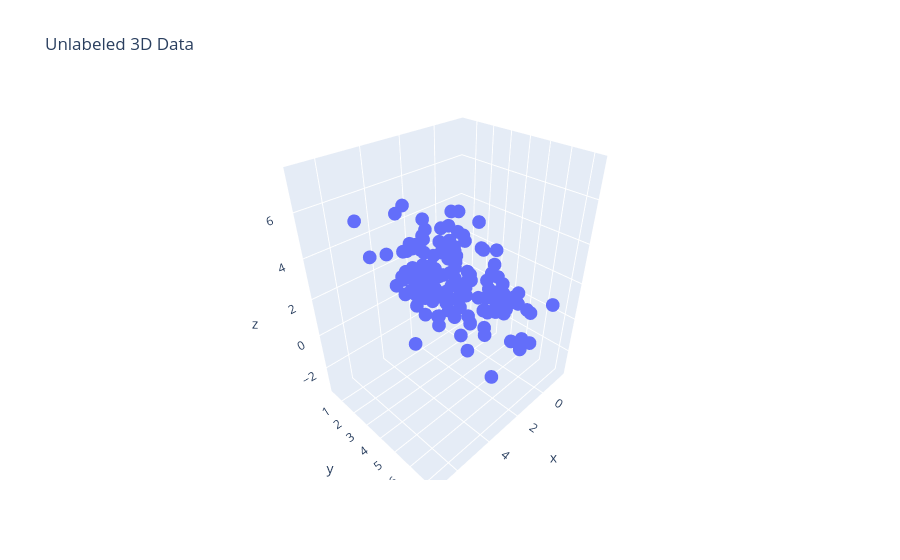
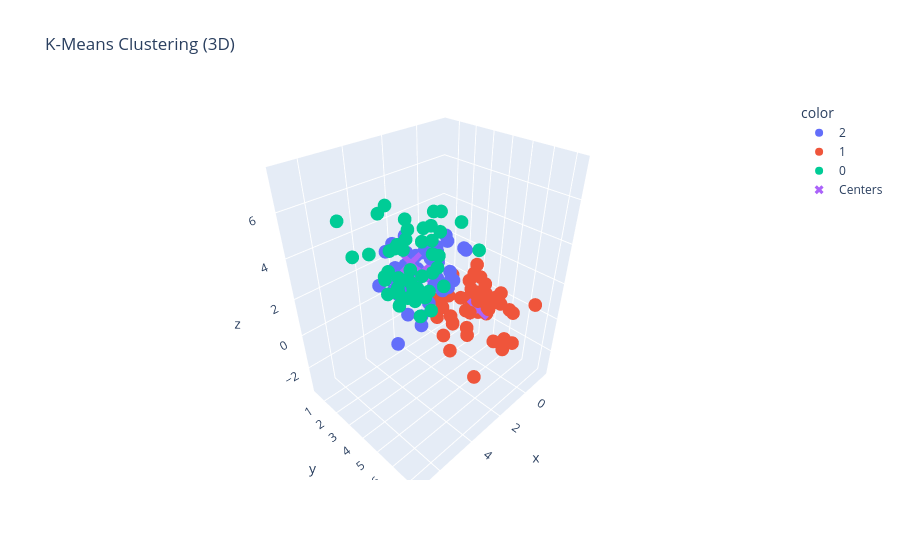

Notebook code for these charts, in order:
### Markdown cell above
<a class="anchor" id="lib"></a>
## 2.8 K-medoids library

```python
# 1. Import K-Medoids (scikit-learn-extra)
# pip install scikit-learn-extra (if not installed)
from sklearn_extra.cluster import KMedoids

# 2. Basic K-Medoids Model
kmedoids = KMedoids(
    n_clusters=3, # number of clusters K
    metric="euclidean", # distance metric ("euclidean", "manhattan", etc.)
    init="k-medoids++", # initialization ("random", "heuristic", "k-medoids++")
    max_iter=300,
    random_state=1125
)

labels = kmedoids.fit_predict(X) # cluster assignments
medoids = kmedoids.cluster_centers_ # medoids (actual data points)


# 3. Visualize Clusters (2D)
import matplotlib.pyplot as plt

plt.scatter(X[:, 0], X[:, 1], c=labels)
plt.scatter(medoids[:, 0], medoids[:, 1], marker="x")  # medoids
plt.title("K-Medoids Clustering")
plt.show()


# 4. Evaluate Different K (using inertia-like cost)
costs = []

K_range = range(1, 10)
for k in K_range:
    km = KMedoids(n_clusters=k, random_state=42)
    km.fit(X)
    costs.append(km.inertia_)  # sum of distances to medoids

plt.plot(K_range, costs, marker="o")
plt.xlabel("Number of clusters (K)")
plt.ylabel("Total distance (cost)")
plt.title("Elbow-like Method for K-Medoids")
plt.show()


# 5. Silhouette Score (cluster quality)
from sklearn.metrics import silhouette_score

for k in range(2, 7):
    km = KMedoids(n_clusters=k, random_state=42)
    labels_k = km.fit_predict(X)
    score = silhouette_score(X, labels_k)
    print(f"K={k}, Silhouette Score={score:.3f}")


# 6. Standardization (important!)
from sklearn.preprocessing import StandardScaler

scaler = StandardScaler()
X_scaled = scaler.fit_transform(X)

kmedoids_scaled = KMedoids(n_clusters=3, random_state=42)
labels_scaled = kmedoids_scaled.fit_predict(X_scaled)


# 7. Pipeline (with preprocessing)
from sklearn.pipeline import Pipeline

pipeline = Pipeline([
    ("scaler", StandardScaler()),
    ("kmedoids", KMedoids(n_clusters=3, random_state=42))
])

labels_pipeline = pipeline.fit_predict(X)


# 8. Compare Distance Metrics
for metric in ["euclidean", "manhattan", "cosine"]:
    km = KMedoids(n_clusters=3, metric=metric, random_state=42)
    labels_m = km.fit_predict(X)
    print(f"Metric={metric}, Cost={km.inertia_:.2f}")


# 9. Predict Cluster for New Data
new_points = [[0, 0], [5, 5]]
predictions = kmedoids.predict(new_points)


# 10. Compare Different K Values
for k in [2, 3, 4, 5]:
    km = KMedoids(n_clusters=k, random_state=42)
    labels_k = km.fit_predict(X)
    print(f"K={k}, Cost={km.inertia_:.2f}")


# 11. Toy Example
from sklearn.datasets import make_blobs

X, y = make_blobs(
    n_samples=100,
    centers=3,
    n_features=2,
    random_state=1415
)

kmedoids = KMedoids(n_clusters=3, random_state=42)
labels = kmedoids.fit_predict(X)

plt.scatter(X[:, 0], X[:, 1], c=labels)
plt.scatter(kmedoids.cluster_centers_[:, 0],
            kmedoids.cluster_centers_[:, 1],
            marker="x")
plt.title("Toy Data K-Medoids")
plt.show()


# 12. Key Attributes
print("Medoids:\n", kmedoids.cluster_centers_)
print("Labels:\n", kmedoids.labels_[:10])
print("Cost (sum of distances):", kmedoids.inertia_)


# 13. Notes
# - Uses real data points as cluster centers (medoids)
# - More robust to outliers than K-Means
# - Works with arbitrary distance metrics (incl. categorical data)
# - Slower than K-Means (more computationally expensive)
# - Depends on initialization -> may reach local optimum
# - Choose K via silhouette or elbow-like method
```

### Code cell
# Create 3D toy data
np.random.seed(1508)

X1 = np.random.randn(50, 3) + np.array([2, 2, 2])
X2 = np.random.randn(50, 3) + np.array([5, 5, 5])
X3 = np.random.randn(50, 3) + np.array([0, 4, 0])

X = np.vstack([X1, X2, X3])

# Plot unlabeled data (3D)
fig1 = px.scatter_3d(x=X[:, 0],y=X[:, 1],z=X[:, 2],title="Unlabeled 3D Data")
fig1.show()

# Run K-Means
kmeans = KMeans(n_clusters=3, random_state=42)
labels = kmeans.fit_predict(X)
centers = kmeans.cluster_centers_

sil_score = silhouette_score(X, labels)
print("Silhouette Score:", sil_score)

# Plot labeled data (3D)
fig2 = px.scatter_3d(x=X[:, 0],y=X[:, 1],z=X[:, 2],color=labels.astype(str),title="K-Means Clustering (3D)")

# add cluster centers
fig2.add_scatter3d(x=centers[:, 0],y=centers[:, 1],z=centers[:, 2],mode="markers",marker=dict(size=8, symbol="x"),name="Centers")
fig2.show()

### Figure 1 — Plotly figure (JSON) as saved in the notebook; plotly's stock layout.template omitted (floating-point values rounded to 4 significant figures; data arrays with more than 128 entries replaced by an {"elided": "..."} marker saying what was removed)
{"data": [{"hovertemplate": "x=%{x}<br>y=%{y}<br>z=%{z}<extra></extra>", "legendgroup": "", "marker": {"color": "#636efa", "symbol": "circle"}, "mode": "markers", "name": "", "scene": "scene", "showlegend": false, "type": "scatter3d", "x": {"elided": "150 float values"}, "y": {"elided": "150 float values"}, "z": {"elided": "150 float values"}}], "layout": {"legend": {"tracegroupgap": 0}, "scene": {"domain": {"x": [0, 1], "y": [0, 1]}, "xaxis": {"title": {"text": "x"}}, "yaxis": {"title": {"text": "y"}}, "zaxis": {"title": {"text": "z"}}}, "title": {"text": "Unlabeled 3D Data"}}}

### Figure 2 — Plotly figure (JSON) as saved in the notebook; plotly's stock layout.template omitted (floating-point values rounded to 4 significant figures)
{"data": [{"hovertemplate": "color=2<br>x=%{x}<br>y=%{y}<br>z=%{z}<extra></extra>", "legendgroup": "2", "marker": {"color": "#636efa", "symbol": "circle"}, "mode": "markers", "name": "2", "scene": "scene", "showlegend": true, "type": "scatter3d", "x": [1.087, 2.212, 1.821, 1.818, 3.025, 1.93, 2.444, 3.603, 1.82, 3.178, 0.848, 0.1399, 3.687, 1.268, 0.7163, 2.985, 1.512, 1.589, 3.543, 3.575, 0.9448, 1.049, 3.071, 2.458, 2.104, 3.082, 1.397, 1.845, 3.75, 2.292, 1.835, 1.619, 2.443, 1.517, 1.871, -0.2118, -0.4933, 1.841, 0.6925, 1.274, 1.865, 3.364, 0.4137, 1.111, 4.615, 1.18, 3.341, 1.335, 3.375, 2.392, 1.245], "y": [3.006, 0.7465, 1.048, 3.55, 3.415, 2.028, 2.778, 3.154, 2.788, 2.01, 2.278, 1.554, 1.323, 1.446, 1.928, 1.569, 0.3226, 1.39, 2.992, 3.49, 1.594, 4.053, 1.18, 1.899, 2.951, 3.349, 1.39, 1.855, 2.403, 1.625, 3.907, 2.243, 4.756, 1.036, 2.397, 1.284, 1.64, 3.022, 2.977, 1.899, 2.241, 2.263, 3.632, 2.464, 3.584, 3.394, 2.267, 3.125, 1.981, 3.769, 1.804], "z": [3.818, 1.61, 1.724, 1.487, 0.6012, 2.003, -0.6475, 0.8662, 2.843, 2.026, 2.225, 2.01, 1.57, 0.9578, 2.072, 3.576, 2.296, 1.745, 2.102, 3.473, 2.781, 3.581, 3.048, 3.045, 0.6071, 2.006, 1.211, 2.609, 2.565, 3.724, 1.838, 1.62, 2.91, 0.8047, 3.017, 1.12, 2.371, 1.506, 1.208, 2.731, 0.5498, 1.394, 3.06, 3.028, 0.05218, 2.137, 2.251, 1.301, 1.489, 2.529, 0.01161]}, {"hovertemplate": "color=1<br>x=%{x}<br>y=%{y}<br>z=%{z}<extra></extra>", "legendgroup": "1", "marker": {"color": "#EF553B", "symbol": "circle"}, "mode": "markers", "name": "1", "scene": "scene", "showlegend": true, "type": "scatter3d", "x": [-0.3926, -0.04384, -0.5702, -0.1831, 1.282, 1.124, 0.8307, 0.5708, 1.224, 0.7409, 0.3949, 1.379, -0.3586, -0.1826, -0.4654, -0.06313, -0.2038, -0.2444, -1.022, -0.0402, -1.104, -0.434, -1.19, 0.6859, -0.8183, 0.7702, -0.4205, -0.8753, 0.3804, -0.6361, -0.6722, 2.042, 0.8534, -0.9529, -0.2514, 1.511, -0.2622, -0.1985, -0.09984, 0.518, 2.005, -0.1288, -0.5986, -0.2673, -0.4147, -1.553, -0.5454, -1.178, 0.07464, -0.4039], "y": [2.144, 4.759, 5.554, 3.309, 3.624, 3.607, 5.362, 4.635, 5.231, 6.382, 1.938, 4.719, 3.955, 3.586, 3.291, 2.386, 5.019, 4.367, 3.183, 3.824, 4.749, 5.749, 2.609, 4.201, 4.699, 2.967, 4.476, 5.68, 4.046, 4.285, 4.313, 3.861, 3.361, 3.816, 6.238, 3.273, 5.137, 5.942, 4.165, 4.938, 3.397, 4.55, 3.898, 4.037, 3.219, 6.412, 5.097, 2.082, 4.922, 3.761], "z": [0.6565, 0.1457, -1.666, -0.8992, -2.499, -0.8306, 1.522, 0.7976, -3.257, -0.9724, -0.5786, -0.2793, -0.02719, 0.585, -1.098, -1.714, 0.511, 1.232, 1.443, 1.673, -0.1935, 0.3416, 0.1379, -1.471, 0.3511, 0.3607, -0.08837, -0.1288, -0.3116, -0.8057, -0.06294, -0.8714, -1.08, -0.6719, -1.302, 0.2114, -1.894, -1.423, -0.4751, 1.263, -0.04023, 0.8137, 0.1237, 1.461, -0.265, 0.3861, 0.9197, -1.235, 0.2029, 0.3733]}, {"hovertemplate": "color=0<br>x=%{x}<br>y=%{y}<br>z=%{z}<extra></extra>", "legendgroup": "0", "marker": {"color": "#00cc96", "symbol": "circle"}, "mode": "markers", "name": "0", "scene": "scene", "showlegend": true, "type": "scatter3d", "x": [6.011, 5.731, 4.865, 5.232, 4.547, 5.521, 4.506, 5.115, 3.488, 6.531, 4.165, 5.563, 3.993, 6.804, 4.159, 3.798, 5.882, 6.98, 3.574, 4.227, 5.683, 6.126, 2.126, 5.625, 4.339, 4.498, 6.937, 4.556, 5.138, 3.852, 4.085, 3.082, 3.545, 4.872, 4.156, 5.946, 5.482, 4.837, 6.353, 5.872, 5.048, 6.005, 4.996, 5.17, 3.075, 5.84, 4.432, 5.894, 5.18], "y": [5.387, 4.41, 3.542, 4.524, 3.778, 6.122, 5.415, 5.579, 4.639, 5.548, 5.508, 4.893, 5.086, 7.298, 3.948, 4.89, 4.863, 6.033, 5.001, 4.774, 5.667, 4.141, 4.788, 4.644, 5.998, 4.422, 3.693, 4.231, 5.13, 4.912, 3.739, 6.492, 5.058, 5.593, 3.814, 4.551, 5.325, 4.92, 6.671, 5.347, 4.683, 7.037, 4.167, 5.854, 4.577, 5.279, 5.452, 2.76, 4.449], "z": [4.409, 4.468, 3.884, 3.641, 5.039, 5.2, 3.716, 2.984, 6.326, 4.685, 4.637, 3.914, 4.146, 5.913, 5.589, 4.787, 7.412, 5.704, 4.673, 5.439, 4.862, 5.442, 5.472, 5.578, 4.154, 3.619, 6.827, 3.942, 4.818, 5.392, 5.071, 5.323, 6.488, 3.72, 5.962, 7.047, 3.874, 3.776, 4.904, 4.926, 5.399, 4.543, 5.22, 6.727, 5.33, 3.7, 6.396, 4.639, 3.727]}, {"marker": {"size": 8, "symbol": "x"}, "mode": "markers", "name": "Centers", "type": "scatter3d", "x": [4.968, -0.007715, 1.989], "y": [4.992, 4.215, 2.369], "z": [4.968, -0.2126, 1.97]}], "layout": {"legend": {"title": {"text": "color"}, "tracegroupgap": 0}, "scene": {"domain": {"x": [0, 1], "y": [0, 1]}, "xaxis": {"title": {"text": "x"}}, "yaxis": {"title": {"text": "y"}}, "zaxis": {"title": {"text": "z"}}}, "title": {"text": "K-Means Clustering (3D)"}}}
